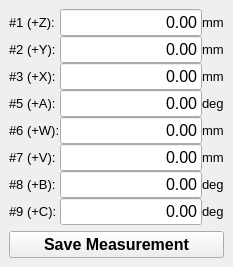
           <widget class="QFrame" name="fm_measurement_4">
            <property name="frameShape">
             <enum>QFrame::NoFrame</enum>
            </property>
            <property name="frameShadow">
             <enum>QFrame::Raised</enum>
            </property>
            <layout class="QVBoxLayout" name="verticalLayout_10">
             <property name="spacing">
              <number>6</number>
             </property>
             <property name="margin">
              <number>9</number>
             </property>
             <item>
              <widget class="QFrame" name="gb_axis_readings_2">
               <layout class="QGridLayout" name="gridLayout_6">
                <property name="margin">
                 <number>0</number>
                </property>
                <property name="spacing">
                 <number>0</number>
                </property>
                <item row="0" column="2">
                 <widget class="QLabel" name="la_me_pos1_unit">
                  <property name="font">
                   <font>
                    <pointsize>10</pointsize>
                   </font>
                  </property>
                  <property name="text">
                   <string>mm</string>
                  </property>
                 </widget>
                </item>
                <item row="1" column="0">
                 <widget class="QLabel" name="la_me_pos2">
                  <property name="font">
                   <font>
                    <pointsize>10</pointsize>
                   </font>
                  </property>
                  <property name="text">
                   <string>#2 (+Y):</string>
                  </property>
                 </widget>
                </item>
                <item row="1" column="1">
                 <widget class="QLineEdit" name="le_me_pos2">
                  <property name="font">
                   <font>
                    <pointsize>12</pointsize>
                    <weight>50</weight>
                    <bold>false</bold>
                   </font>
                  </property>
                  <property name="text">
                   <string>0.00</string>
                  </property>
                  <property name="alignment">
                   <set>Qt::AlignRight|Qt::AlignTrailing|Qt::AlignVCenter</set>
                  </property>
                  <property name="readOnly">
                   <bool>true</bool>
                  </property>
                 </widget>
                </item>
                <item row="1" column="2">
                 <widget class="QLabel" name="la_me_pos2_unit">
                  <property name="font">
                   <font>
                    <pointsize>10</pointsize>
                   </font>
                  </property>
                  <property name="text">
                   <string>mm</string>
                  </property>
                 </widget>
                </item>
                <item row="2" column="0">
                 <widget class="QLabel" name="la_me_pos3">
                  <property name="font">
                   <font>
                    <pointsize>10</pointsize>
                   </font>
                  </property>
                  <property name="text">
                   <string>#3 (+X):</string>
                  </property>
                 </widget>
                </item>
                <item row="2" column="1">
                 <widget class="QLineEdit" name="le_me_pos3">
                  <property name="font">
                   <font>
                    <pointsize>12</pointsize>
                    <weight>50</weight>
                    <bold>false</bold>
                   </font>
                  </property>
                  <property name="text">
                   <string>0.00</string>
                  </property>
                  <property name="alignment">
                   <set>Qt::AlignRight|Qt::AlignTrailing|Qt::AlignVCenter</set>
                  </property>
                  <property name="readOnly">
                   <bool>true</bool>
                  </property>
                 </widget>
                </item>
                <item row="2" column="2">
                 <widget class="QLabel" name="la_me_pos3_unit">
                  <property name="font">
                   <font>
                    <pointsize>10</pointsize>
                   </font>
                  </property>
                  <property name="text">
                   <string>mm</string>
                  </property>
                 </widget>
                </item>
                <item row="3" column="0">
                 <widget class="QLabel" name="la_me_pos5">
                  <property name="font">
                   <font>
                    <pointsize>10</pointsize>
                   </font>
                  </property>
                  <property name="text">
                   <string>#5 (+A):</string>
                  </property>
                 </widget>
                </item>
                <item row="3" column="1">
                 <widget class="QLineEdit" name="le_me_pos5">
                  <property name="font">
                   <font>
                    <pointsize>12</pointsize>
                    <weight>50</weight>
                    <bold>false</bold>
                   </font>
                  </property>
                  <property name="text">
                   <string>0.00</string>
                  </property>
                  <property name="alignment">
                   <set>Qt::AlignRight|Qt::AlignTrailing|Qt::AlignVCenter</set>
                  </property>
                  <property name="readOnly">
                   <bool>true</bool>
                  </property>
                 </widget>
                </item>
                <item row="3" column="2">
                 <widget class="QLabel" name="la_me_pos5_unit">
                  <property name="font">
                   <font>
                    <pointsize>10</pointsize>
                   </font>
                  </property>
                  <property name="text">
                   <string>deg</string>
                  </property>
                 </widget>
                </item>
                <item row="4" column="0">
                 <widget class="QLabel" name="la_me_pos6">
                  <property name="font">
                   <font>
                    <pointsize>10</pointsize>
                   </font>
                  </property>
                  <property name="text">
                   <string>#6 (+W):</string>
                  </property>
                 </widget>
                </item>
                <item row="4" column="1">
                 <widget class="QLineEdit" name="le_me_pos6">
                  <property name="font">
                   <font>
                    <pointsize>12</pointsize>
                    <weight>50</weight>
                    <bold>false</bold>
                   </font>
                  </property>
                  <property name="text">
                   <string>0.00</string>
                  </property>
                  <property name="alignment">
                   <set>Qt::AlignRight|Qt::AlignTrailing|Qt::AlignVCenter</set>
                  </property>
                  <property name="readOnly">
                   <bool>true</bool>
                  </property>
                 </widget>
                </item>
                <item row="4" column="2">
                 <widget class="QLabel" name="la_me_pos6_unit">
                  <property name="font">
                   <font>
                    <pointsize>10</pointsize>
                   </font>
                  </property>
                  <property name="text">
                   <string>mm</string>
                  </property>
                 </widget>
                </item>
                <item row="5" column="0">
                 <widget class="QLabel" name="la_me_pos7">
                  <property name="font">
                   <font>
                    <pointsize>10</pointsize>
                   </font>
                  </property>
                  <property name="text">
                   <string>#7 (+V):</string>
                  </property>
                 </widget>
                </item>
                <item row="5" column="1">
                 <widget class="QLineEdit" name="le_me_pos7">
                  <property name="font">
                   <font>
                    <pointsize>12</pointsize>
                    <weight>50</weight>
                    <bold>false</bold>
                   </font>
                  </property>
                  <property name="text">
                   <string>0.00</string>
                  </property>
                  <property name="alignment">
                   <set>Qt::AlignRight|Qt::AlignTrailing|Qt::AlignVCenter</set>
                  </property>
                  <property name="readOnly">
                   <bool>true</bool>
                  </property>
                 </widget>
                </item>
                <item row="5" column="2">
                 <widget class="QLabel" name="la_me_pos7_unit">
                  <property name="font">
                   <font>
                    <pointsize>10</pointsize>
                   </font>
                  </property>
                  <property name="text">
                   <string>mm</string>
                  </property>
                 </widget>
                </item>
                <item row="6" column="0">
                 <widget class="QLabel" name="la_me_pos8">
                  <property name="font">
                   <font>
                    <pointsize>10</pointsize>
                   </font>
                  </property>
                  <property name="text">
                   <string>#8 (+B):</string>
                  </property>
                 </widget>
                </item>
                <item row="6" column="1">
                 <widget class="QLineEdit" name="le_me_pos8">
                  <property name="font">
                   <font>
                    <pointsize>12</pointsize>
                    <weight>50</weight>
                    <bold>false</bold>
                   </font>
                  </property>
                  <property name="text">
                   <string>0.00</string>
                  </property>
                  <property name="alignment">
                   <set>Qt::AlignRight|Qt::AlignTrailing|Qt::AlignVCenter</set>
                  </property>
                  <property name="readOnly">
                   <bool>true</bool>
                  </property>
                 </widget>
                </item>
                <item row="6" column="2">
                 <widget class="QLabel" name="la_me_pos8_unit">
                  <property name="font">
                   <font>
                    <pointsize>10</pointsize>
                   </font>
                  </property>
                  <property name="text">
                   <string>deg</string>
                  </property>
                 </widget>
                </item>
                <item row="7" column="0">
                 <widget class="QLabel" name="la_me_pos9">
                  <property name="font">
                   <font>
                    <pointsize>10</pointsize>
                   </font>
                  </property>
                  <property name="text">
                   <string>#9 (+C):</string>
                  </property>
                 </widget>
                </item>
                <item row="7" column="1">
                 <widget class="QLineEdit" name="le_me_pos9">
                  <property name="font">
                   <font>
                    <pointsize>12</pointsize>
                    <weight>50</weight>
                    <bold>false</bold>
                   </font>
                  </property>
                  <property name="text">
                   <string>0.00</string>
                  </property>
                  <property name="alignment">
                   <set>Qt::AlignRight|Qt::AlignTrailing|Qt::AlignVCenter</set>
                  </property>
                  <property name="readOnly">
                   <bool>true</bool>
                  </property>
                 </widget>
                </item>
                <item row="7" column="2">
                 <widget class="QLabel" name="la_me_pos9_unit">
                  <property name="font">
                   <font>
                    <pointsize>10</pointsize>
                   </font>
                  </property>
                  <property name="text">
                   <string>deg</string>
                  </property>
                 </widget>
                </item>
                <item row="0" column="1">
                 <widget class="QLineEdit" name="le_me_pos1">
                  <property name="font">
                   <font>
                    <pointsize>12</pointsize>
                    <weight>50</weight>
                    <bold>false</bold>
                   </font>
                  </property>
                  <property name="text">
                   <string>0.00</string>
                  </property>
                  <property name="alignment">
                   <set>Qt::AlignRight|Qt::AlignTrailing|Qt::AlignVCenter</set>
                  </property>
                  <property name="readOnly">
                   <bool>true</bool>
                  </property>
                 </widget>
                </item>
                <item row="0" column="0">
                 <widget class="QLabel" name="la_me_pos1">
                  <property name="font">
                   <font>
                    <pointsize>10</pointsize>
                   </font>
                  </property>
                  <property name="text">
                   <string>#1 (+Z):</string>
                  </property>
                 </widget>
                </item>
               </layout>
              </widget>
             </item>
             <item>
              <widget class="QPushButton" name="pb_save_measurement">
               <property name="font">
                <font>
                 <pointsize>12</pointsize>
                 <weight>75</weight>
                 <italic>false</italic>
                 <bold>true</bold>
                </font>
               </property>
               <property name="text">
                <string>Save Measurement</string>
               </property>
              </widget>
             </item>
            </layout>
           </widget>
